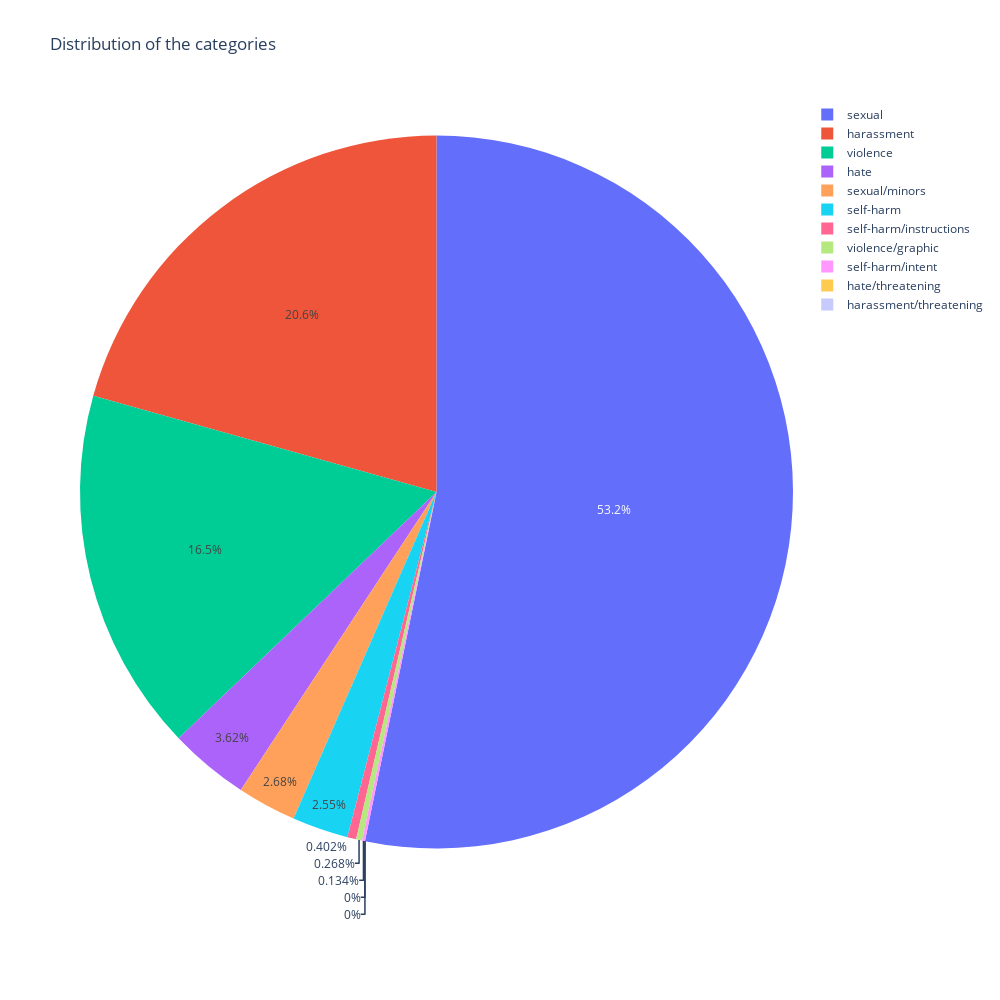

Notebook source saved alongside this figure:
### Code cell
category_counts = normalized_df[CATEGORIES].sum().reset_index()
category_counts.columns = ['Category', 'Count']

category_counts


px.pie(category_counts, names='Category', values='Count', title='Distribution of the categories', width=1000, height=1000)

### Figure 1 — Plotly figure (JSON) as saved in the notebook; plotly's stock layout.template omitted (floating-point values rounded to 4 significant figures)
{"data": [{"domain": {"x": [0, 1], "y": [0, 1]}, "hovertemplate": "Category=%{label}<br>Count=%{value}<extra></extra>", "labels": ["sexual", "sexual/minors", "harassment", "hate", "violence", "self-harm", "violence/graphic", "self-harm/instructions", "hate/threatening", "self-harm/intent", "harassment/threatening"], "legendgroup": "", "name": "", "showlegend": true, "type": "pie", "values": [397, 20, 154, 27, 123, 19, 2, 3, 0, 1, 0]}], "layout": {"height": 1000, "legend": {"tracegroupgap": 0}, "title": {"text": "Distribution of the categories"}, "width": 1000}}
